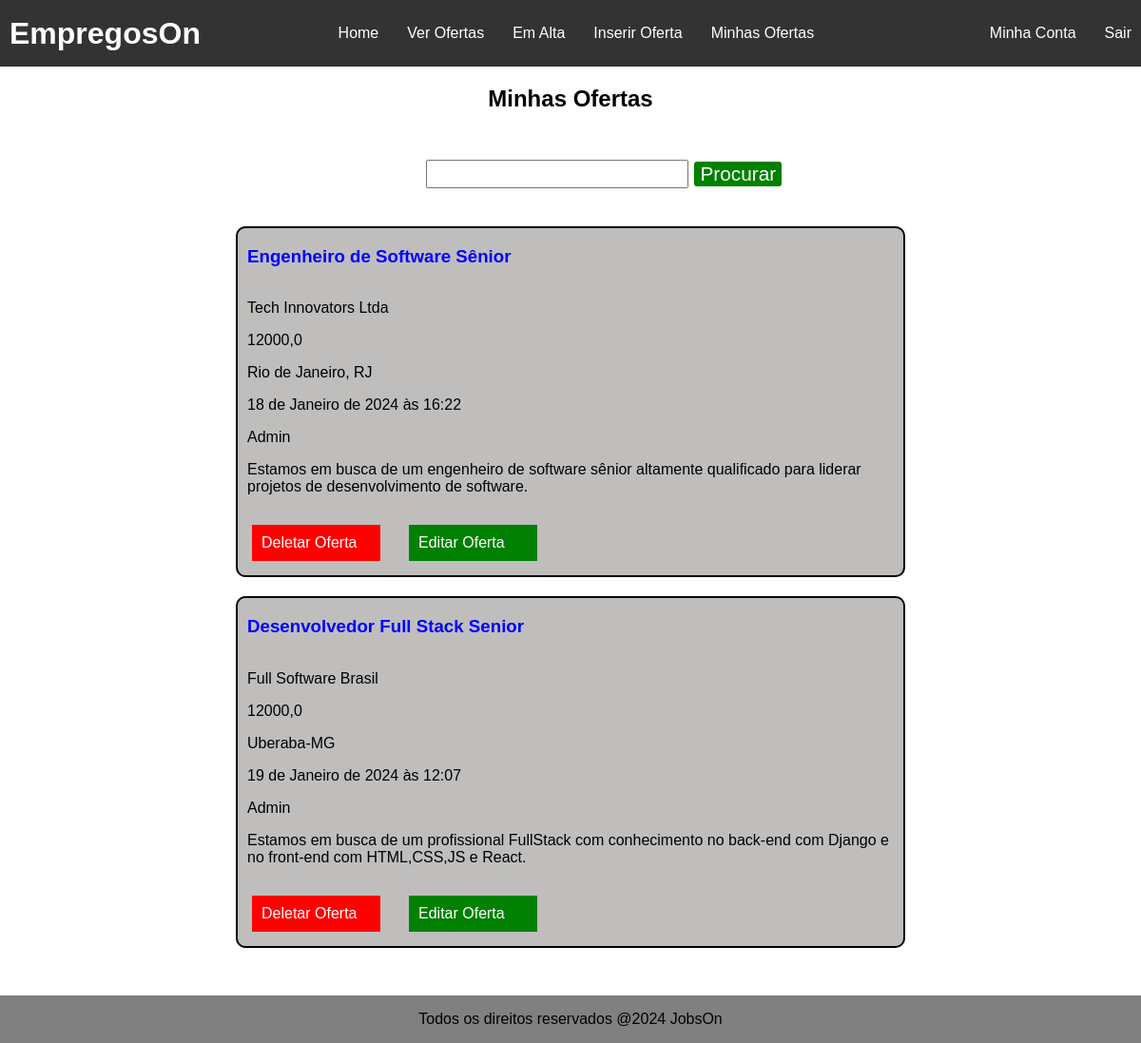
Screenshot of /my_offers/ (signed in) with the database file from the repository.
### jobs/models.py (models this page shows, shortened)
class JobOffer(models.Model):
    title = models.CharField(max_length=100)
    description = models.TextField()
    organization_name = models.CharField(max_length=100)
    location = models.CharField(max_length=100)
    publication_date = models.DateTimeField(auto_now_add=True)  # Adicionará automaticamente a data e hora ao campo
    offer_requirements = models.CharField(max_length=300)
    employment_type = models.CharField(max_length=100)
    salary = models.FloatField(default="Não informado")  # define que por padrão o campo é não informado
    organization_description = models.TextField()
    autor = models.ForeignKey(User, on_delete=models.PROTECT, related_name='car_user', editable=False, default=1)
    recruiter_email = models.EmailField(editable=False)
    number_of_views = models.IntegerField(default=0, editable=False)

### jobs/views.py (the view)
# urls.py: path('my_offers/', MyOffers.as_view(), name='my_offers'),
@method_decorator(login_required(), name='dispatch')
class MyOffers(ListView):
    template_name = 'my_offers.html'
    model = JobOffer
    def get_queryset(self):
        queryset = super().get_queryset()
        user_id = self.request.user.id
        search = self.request.GET.get('search', '')
        if search:
            queryset = queryset.filter(autor_id=user_id, title__icontains=search)  # Filtra os anuncios do usuario E que o titulo contem search
            return queryset
        queryset = queryset.filter(autor_id=user_id)
        return queryset

### jobs/templates/my_offers.html
{% extends 'base.html' %}
{% block styles %}
    {{ block.super }}
    {% load static %}
    <link rel="stylesheet" type="text/css" href="{% static 'css/job_list.css' %}">
    <link rel="stylesheet" type="text/css" href="{% static 'css/my_offers.css' %}">
{% endblock %}
{% block content %}
    <main>
        <h2 class="title-offer-page">Minhas Ofertas</h2>
        <section class="section-content">
            <form class="offer-form-search" method="GET">
                <input id="query-offer" name="search">
                <button class="btn-search-job">Procurar</button>
            </form>
    {% if object_list %}
        {% for offer in object_list %}
            <div class="offer-grid">
                <h3 class="offer-title">{{ offer.title }}</h3>
                <p class="p-offer">{{ offer.organization_name }}</p>
                <p class="p-offer">{{ offer.salary }}</p>
                <p class="p-offer"> {{ offer.location }}</p>
                <p class="p-offer"> {{ offer.publication_date }}</p>
                <p class="p-offer"> {{ offer.autor|capfirst }}</p>
                <p class="p-description"> {{ offer.description }}</p>
                <div class="btn-joblist-container">
                    <a class="btn-delete" href="{% url 'delete_offer' offer.id %}">Deletar Oferta</a>
                    <a class="btn-edit" href="{% url 'update_offer' offer.id %}">Editar Oferta</a>
                </div>
            </div>
        {% endfor %}
    {% else %}
            <p class="job-list-advice-null">Nenhum resultado encontrado.</p>
    {% endif %}
        </section>
    </main>
{% endblock %}

### static/css/index.css (style rules this page uses)
body { margin: 0; font-family: Arial, sans-serif; display: flex; flex-direction: column; min-height: 100vh; }

### static/css/job_list.css (style rules this page uses)
body { background-color: white; }
.offer-grid { display: grid; grid-template-columns: 1fr; border: 2px solid black; border-radius: 10px; background-color: rgb(191, 190, 189); width: 700px; }
.offer-title { color: blue; margin-left: 10px; }
.title-offer-page { text-align: center; }
.p-offer { margin-left: 10px; margin-bottom: 0px; }
.p-description { margin-left: 10px; }
.section-content { display: grid; margin: 50px; gap: 20px; background-color: white; justify-content: center; }
.offer-form-search { margin-left: 200px; margin-bottom: 20px; }
#query-offer { font-size: 1.3rem; }
.btn-search-job { font-size: 1.3rem; color: white; background-color: green; border: 2px solid white; border-radius: 5px; }
.btn-joblist-container { display: flex; flex-direction: row; }

### static/css/my_offers.css (style rules this page uses)
.btn-edit { display: inline-block; color: white; text-decoration: none; background-color: green; width: 115px; padding: 10px; margin: 15px; }
.btn-delete { display: inline-block; color: white; text-decoration: none; background-color: red; width: 115px; padding: 10px; margin: 15px; }

### rows the page displays
JobOffer: title "Engenheiro de Software Sênior", organization_name "Tech Innovators Ltda", salary "12000,0", location "Rio de Janeiro, RJ", publication_date "18 de Janeiro de 2024 às 16:22", autor "Admin", description "Estamos em busca de um engenheiro de software sênior altamente qualificado para liderar projetos de desenvolvimento de software."
JobOffer: title "Desenvolvedor Full Stack Senior", organization_name "Full Software Brasil", salary "12000,0", location "Uberaba-MG", publication_date "19 de Janeiro de 2024 às 12:07", autor "Admin", description "Estamos em busca de um profissional FullStack com conhecimento no back-end com Django e no front-end com HTML,CSS,JS e React."
